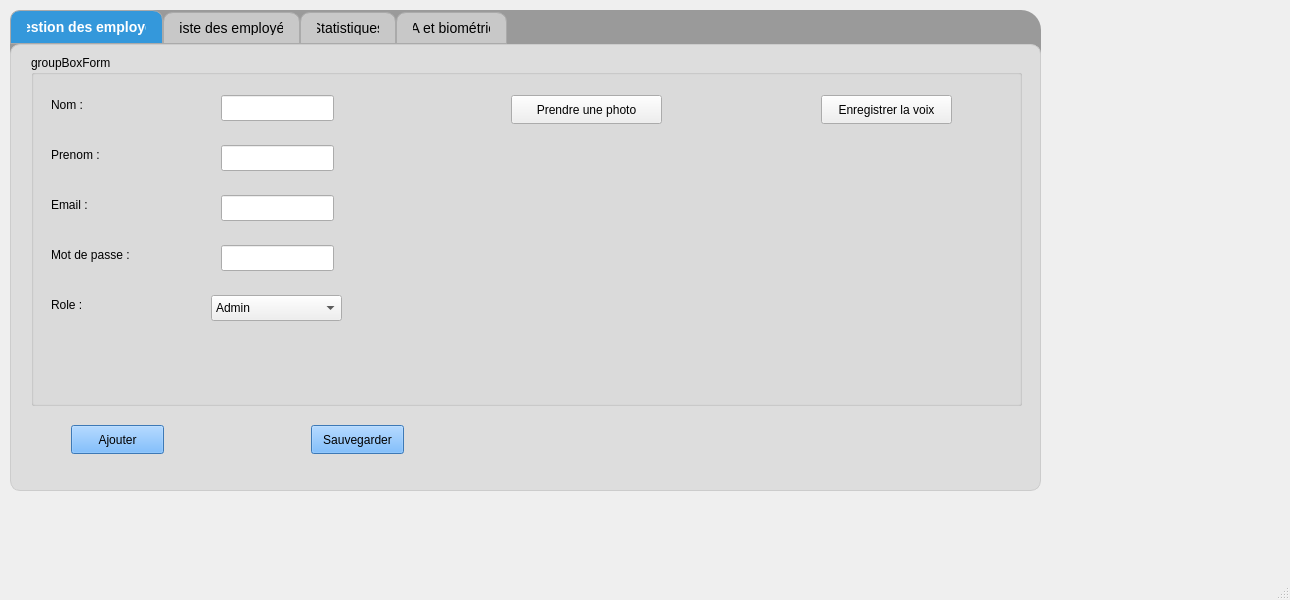
<?xml version="1.0" encoding="UTF-8"?>
<ui version="4.0">
 <class>EmployeInterface</class>
 <widget class="QMainWindow" name="EmployeInterface">
  <property name="geometry">
   <rect>
    <x>0</x>
    <y>0</y>
    <width>1290</width>
    <height>600</height>
   </rect>
  </property>
  <property name="windowTitle">
   <string>MainWindow</string>
  </property>
  <widget class="QWidget" name="centralwidget">
   <widget class="QWidget" name="body" native="true">
    <property name="geometry">
     <rect>
      <x>10</x>
      <y>10</y>
      <width>1031</width>
      <height>481</height>
     </rect>
    </property>
    <property name="styleSheet">
     <string notr="true">#body{
	background-color: rgb(154, 154, 154);
border-radius:20px;
}</string>
    </property>
    <widget class="QTabWidget" name="tabWidget">
     <property name="geometry">
      <rect>
       <x>0</x>
       <y>0</y>
       <width>1031</width>
       <height>481</height>
      </rect>
     </property>
     <property name="styleSheet">
      <string notr="true">QTabWidget::pane {
    border: 1px solid #ccc;
    background-color: rgb(221, 221, 221);
    border-radius: 10px;
    padding: 10px;
}

QTabBar::tab {
    background: rgb(200, 200, 200);
    border: 1px solid #aaa;
    border-top-left-radius: 10px;
    border-top-right-radius: 10px;
    padding: 8px 16px;
    font-size: 14px;
}

QTabBar::tab:selected {
    background: #3498db;
    color: white;
    font-weight: bold;
}

QTabBar::tab:hover {
    background: #2980b9;
    color: white;
}

QTabBar::tab:!selected {
    margin-top: 2px;
}
QPushBUtton{
    background-color:#0d6efd;
}
</string>
     </property>
     <property name="currentIndex">
      <number>0</number>
     </property>
     <widget class="QWidget" name="tab">
      <attribute name="title">
       <string>Gestion des employés</string>
      </attribute>
      <widget class="QPushButton" name="btnAjouter">
       <property name="geometry">
        <rect>
         <x>50</x>
         <y>370</y>
         <width>93</width>
         <height>29</height>
        </rect>
       </property>
       <property name="styleSheet">
        <string notr="true">   background-color:rgb(85, 170, 255);</string>
       </property>
       <property name="text">
        <string>Ajouter</string>
       </property>
      </widget>
      <widget class="QGroupBox" name="groupBox">
       <property name="geometry">
        <rect>
         <x>10</x>
         <y>0</y>
         <width>991</width>
         <height>351</height>
        </rect>
       </property>
       <property name="title">
        <string>groupBoxForm</string>
       </property>
       <widget class="QLabel" name="label_2">
        <property name="geometry">
         <rect>
          <x>20</x>
          <y>40</y>
          <width>63</width>
          <height>20</height>
         </rect>
        </property>
        <property name="text">
         <string>Nom :</string>
        </property>
       </widget>
       <widget class="QLabel" name="label_8">
        <property name="geometry">
         <rect>
          <x>20</x>
          <y>140</y>
          <width>63</width>
          <height>20</height>
         </rect>
        </property>
        <property name="text">
         <string>Email :</string>
        </property>
       </widget>
       <widget class="QLabel" name="label_11">
        <property name="geometry">
         <rect>
          <x>20</x>
          <y>90</y>
          <width>63</width>
          <height>20</height>
         </rect>
        </property>
        <property name="text">
         <string>Prenom :</string>
        </property>
       </widget>
       <widget class="QLabel" name="label_16">
        <property name="geometry">
         <rect>
          <x>20</x>
          <y>240</y>
          <width>63</width>
          <height>20</height>
         </rect>
        </property>
        <property name="text">
         <string>Role :</string>
        </property>
       </widget>
       <widget class="QLineEdit" name="lineEditNom">
        <property name="geometry">
         <rect>
          <x>190</x>
          <y>40</y>
          <width>113</width>
          <height>26</height>
         </rect>
        </property>
       </widget>
       <widget class="QLineEdit" name="lineEditPrenom">
        <property name="geometry">
         <rect>
          <x>190</x>
          <y>90</y>
          <width>113</width>
          <height>26</height>
         </rect>
        </property>
       </widget>
       <widget class="QLineEdit" name="lineEditEmail">
        <property name="geometry">
         <rect>
          <x>190</x>
          <y>140</y>
          <width>113</width>
          <height>26</height>
         </rect>
        </property>
       </widget>
       <widget class="QComboBox" name="comboBoxRole">
        <property name="geometry">
         <rect>
          <x>180</x>
          <y>240</y>
          <width>131</width>
          <height>26</height>
         </rect>
        </property>
        <item>
         <property name="text">
          <string>Admin</string>
         </property>
        </item>
        <item>
         <property name="text">
          <string>RH</string>
         </property>
        </item>
        <item>
         <property name="text">
          <string>Consultant</string>
         </property>
        </item>
        <item>
         <property name="text">
          <string>Responsable des ressources</string>
         </property>
        </item>
       </widget>
       <widget class="QLineEdit" name="lineEditMotdepasse">
        <property name="geometry">
         <rect>
          <x>190</x>
          <y>190</y>
          <width>113</width>
          <height>26</height>
         </rect>
        </property>
       </widget>
       <widget class="QLabel" name="label_20">
        <property name="geometry">
         <rect>
          <x>20</x>
          <y>190</y>
          <width>101</width>
          <height>20</height>
         </rect>
        </property>
        <property name="text">
         <string>Mot de passe :</string>
        </property>
       </widget>
       <widget class="QPushButton" name="btnPrendrePhoto">
        <property name="geometry">
         <rect>
          <x>480</x>
          <y>40</y>
          <width>151</width>
          <height>29</height>
         </rect>
        </property>
        <property name="text">
         <string>Prendre une photo</string>
        </property>
       </widget>
       <widget class="QWidget" name="videoFrame" native="true">
        <property name="geometry">
         <rect>
          <x>400</x>
          <y>90</y>
          <width>321</width>
          <height>171</height>
         </rect>
        </property>
       </widget>
       <widget class="QPushButton" name="btnEnregistrerVoix">
        <property name="geometry">
         <rect>
          <x>790</x>
          <y>40</y>
          <width>131</width>
          <height>29</height>
         </rect>
        </property>
        <property name="text">
         <string>Enregistrer la voix</string>
        </property>
       </widget>
      </widget>
      <widget class="QPushButton" name="btnSauvegarder">
       <property name="geometry">
        <rect>
         <x>290</x>
         <y>370</y>
         <width>93</width>
         <height>29</height>
        </rect>
       </property>
       <property name="styleSheet">
        <string notr="true">   background-color:rgb(85, 170, 255);</string>
       </property>
       <property name="text">
        <string>Sauvegarder</string>
       </property>
      </widget>
     </widget>
     <widget class="QWidget" name="tab_7">
      <attribute name="title">
       <string>Liste des employés</string>
      </attribute>
      <widget class="QTableView" name="tableView">
       <property name="geometry">
        <rect>
         <x>0</x>
         <y>0</y>
         <width>1011</width>
         <height>371</height>
        </rect>
       </property>
      </widget>
      <widget class="QPushButton" name="btnSupprimer">
       <property name="geometry">
        <rect>
         <x>460</x>
         <y>380</y>
         <width>93</width>
         <height>29</height>
        </rect>
       </property>
       <property name="styleSheet">
        <string notr="true">   background-color:rgb(85, 170, 255);</string>
       </property>
       <property name="text">
        <string>Supprimer</string>
       </property>
      </widget>
      <widget class="QPushButton" name="btnExporter">
       <property name="geometry">
        <rect>
         <x>680</x>
         <y>380</y>
         <width>93</width>
         <height>29</height>
        </rect>
       </property>
       <property name="styleSheet">
        <string notr="true">   background-color:rgb(85, 170, 255);</string>
       </property>
       <property name="text">
        <string>Exporter</string>
       </property>
      </widget>
      <widget class="QPushButton" name="btnModifier">
       <property name="geometry">
        <rect>
         <x>210</x>
         <y>380</y>
         <width>93</width>
         <height>29</height>
        </rect>
       </property>
       <property name="styleSheet">
        <string notr="true">   background-color:rgb(85, 170, 255);</string>
       </property>
       <property name="text">
        <string>Modifier</string>
       </property>
      </widget>
      <widget class="QPushButton" name="btnTriID">
       <property name="geometry">
        <rect>
         <x>40</x>
         <y>380</y>
         <width>93</width>
         <height>29</height>
        </rect>
       </property>
       <property name="text">
        <string>Trier par ID</string>
       </property>
      </widget>
     </widget>
     <widget class="QWidget" name="tab_2">
      <property name="enabled">
       <bool>true</bool>
      </property>
      <attribute name="title">
       <string>Statistiques</string>
      </attribute>
      <widget class="QWidget" name="verticalLayoutWidget">
       <property name="geometry">
        <rect>
         <x>-10</x>
         <y>-20</y>
         <width>1031</width>
         <height>451</height>
        </rect>
       </property>
       <layout class="QVBoxLayout" name="chartLayout"/>
      </widget>
     </widget>
     <widget class="QWidget" name="tab_3">
      <attribute name="title">
       <string>IA et biométrie</string>
      </attribute>
      <widget class="QPushButton" name="btnReconnaissance">
       <property name="geometry">
        <rect>
         <x>150</x>
         <y>20</y>
         <width>251</width>
         <height>29</height>
        </rect>
       </property>
       <property name="styleSheet">
        <string notr="true">   background-color:rgb(85, 170, 255);</string>
       </property>
       <property name="text">
        <string>Démarrer Reconnaissance faciale</string>
       </property>
      </widget>
      <widget class="QPushButton" name="btnTestExtractionVoix">
       <property name="geometry">
        <rect>
         <x>660</x>
         <y>30</y>
         <width>251</width>
         <height>29</height>
        </rect>
       </property>
       <property name="text">
        <string>Tester extraction voix</string>
       </property>
      </widget>
      <widget class="QWidget" name="videoReconnaissanceFrame" native="true">
       <property name="geometry">
        <rect>
         <x>120</x>
         <y>120</y>
         <width>321</width>
         <height>171</height>
        </rect>
       </property>
      </widget>
     </widget>
    </widget>
   </widget>
  </widget>
  <widget class="QMenuBar" name="menubar">
   <property name="geometry">
    <rect>
     <x>0</x>
     <y>0</y>
     <width>1290</width>
     <height>26</height>
    </rect>
   </property>
  </widget>
  <widget class="QStatusBar" name="statusbar"/>
 </widget>
 <resources/>
 <connections/>
</ui>
